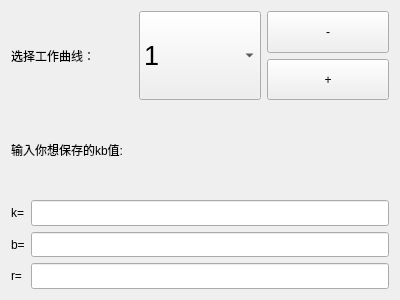
<?xml version="1.0" encoding="UTF-8"?>
<ui version="4.0">
 <class>AlterKBValue</class>
 <widget class="QWidget" name="AlterKBValue">
  <property name="geometry">
   <rect>
    <x>0</x>
    <y>0</y>
    <width>400</width>
    <height>300</height>
   </rect>
  </property>
  <property name="windowTitle">
   <string>Form</string>
  </property>
  <layout class="QVBoxLayout" name="verticalLayout_2">
   <item>
    <layout class="QHBoxLayout" name="horizontalLayout">
     <item>
      <widget class="QLabel" name="label_2">
       <property name="sizePolicy">
        <sizepolicy hsizetype="Preferred" vsizetype="Preferred">
         <horstretch>0</horstretch>
         <verstretch>0</verstretch>
        </sizepolicy>
       </property>
       <property name="text">
        <string>选择工作曲线：</string>
       </property>
      </widget>
     </item>
     <item>
      <widget class="QComboBox" name="comboBox">
       <property name="enabled">
        <bool>true</bool>
       </property>
       <property name="sizePolicy">
        <sizepolicy hsizetype="Minimum" vsizetype="Minimum">
         <horstretch>0</horstretch>
         <verstretch>0</verstretch>
        </sizepolicy>
       </property>
       <property name="font">
        <font>
         <pointsize>20</pointsize>
        </font>
       </property>
       <property name="iconSize">
        <size>
         <width>16</width>
         <height>16</height>
        </size>
       </property>
       <item>
        <property name="text">
         <string>1</string>
        </property>
       </item>
       <item>
        <property name="text">
         <string>2</string>
        </property>
       </item>
       <item>
        <property name="text">
         <string>3</string>
        </property>
       </item>
       <item>
        <property name="text">
         <string>4</string>
        </property>
       </item>
       <item>
        <property name="text">
         <string>5</string>
        </property>
       </item>
       <item>
        <property name="text">
         <string>6</string>
        </property>
       </item>
       <item>
        <property name="text">
         <string>7</string>
        </property>
       </item>
       <item>
        <property name="text">
         <string>8</string>
        </property>
       </item>
       <item>
        <property name="text">
         <string>9</string>
        </property>
       </item>
      </widget>
     </item>
     <item>
      <layout class="QVBoxLayout" name="verticalLayout">
       <item>
        <widget class="QPushButton" name="pushButton">
         <property name="sizePolicy">
          <sizepolicy hsizetype="Minimum" vsizetype="Minimum">
           <horstretch>0</horstretch>
           <verstretch>0</verstretch>
          </sizepolicy>
         </property>
         <property name="text">
          <string>-</string>
         </property>
        </widget>
       </item>
       <item>
        <widget class="QPushButton" name="pushButton_2">
         <property name="sizePolicy">
          <sizepolicy hsizetype="Minimum" vsizetype="Minimum">
           <horstretch>0</horstretch>
           <verstretch>0</verstretch>
          </sizepolicy>
         </property>
         <property name="text">
          <string>+</string>
         </property>
        </widget>
       </item>
      </layout>
     </item>
    </layout>
   </item>
   <item>
    <widget class="QLabel" name="label_3">
     <property name="sizePolicy">
      <sizepolicy hsizetype="Minimum" vsizetype="Minimum">
       <horstretch>0</horstretch>
       <verstretch>0</verstretch>
      </sizepolicy>
     </property>
     <property name="text">
      <string>输入你想保存的kb值:</string>
     </property>
    </widget>
   </item>
   <item>
    <layout class="QGridLayout" name="gridLayout_3">
     <item row="0" column="0">
      <widget class="QLabel" name="label_k_a0_2">
       <property name="sizePolicy">
        <sizepolicy hsizetype="Maximum" vsizetype="Preferred">
         <horstretch>0</horstretch>
         <verstretch>0</verstretch>
        </sizepolicy>
       </property>
       <property name="text">
        <string>k=</string>
       </property>
      </widget>
     </item>
     <item row="0" column="1">
      <widget class="QLineEdit" name="lineEdit_ka0_2">
       <property name="sizePolicy">
        <sizepolicy hsizetype="Minimum" vsizetype="Minimum">
         <horstretch>0</horstretch>
         <verstretch>0</verstretch>
        </sizepolicy>
       </property>
      </widget>
     </item>
     <item row="1" column="0">
      <widget class="QLabel" name="label_b_a1_2">
       <property name="sizePolicy">
        <sizepolicy hsizetype="Maximum" vsizetype="Preferred">
         <horstretch>0</horstretch>
         <verstretch>0</verstretch>
        </sizepolicy>
       </property>
       <property name="text">
        <string>b=</string>
       </property>
      </widget>
     </item>
     <item row="1" column="1">
      <widget class="QLineEdit" name="lineEdit_ba1_2">
       <property name="sizePolicy">
        <sizepolicy hsizetype="Minimum" vsizetype="Minimum">
         <horstretch>0</horstretch>
         <verstretch>0</verstretch>
        </sizepolicy>
       </property>
      </widget>
     </item>
     <item row="2" column="0">
      <widget class="QLabel" name="label_a2_2">
       <property name="text">
        <string>r=</string>
       </property>
      </widget>
     </item>
     <item row="2" column="1">
      <widget class="QLineEdit" name="lineEdit_a2_2">
       <property name="sizePolicy">
        <sizepolicy hsizetype="Minimum" vsizetype="Minimum">
         <horstretch>0</horstretch>
         <verstretch>0</verstretch>
        </sizepolicy>
       </property>
      </widget>
     </item>
    </layout>
   </item>
  </layout>
 </widget>
 <resources/>
 <connections/>
</ui>
